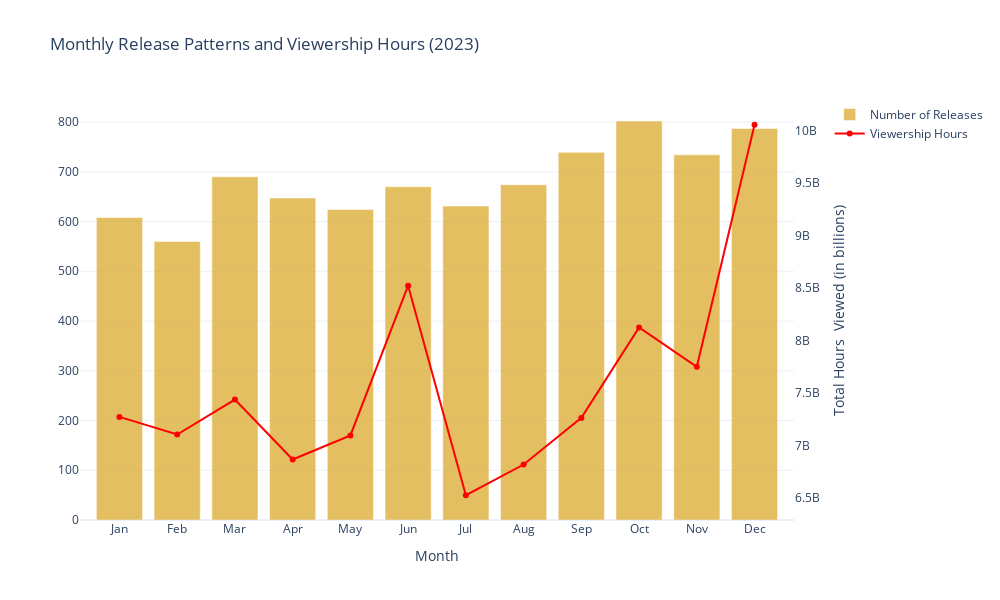

Notebook code cell kept with this figure:
### Markdown cell above
NUMBER OF CONTENT RELEASES AND THEIR VIEWERSHIP HOURS ACROSS MONTHS

### Code cell
monthly_releases = netflix_data['Release Month'].value_counts().sort_index()
monthly_viewership = netflix_data.groupby('Release Month')['Hours Viewed'].sum()

fig = go.Figure()
fig.add_trace(
    go.Bar(
        x=monthly_releases.index,
        y=monthly_releases.values,
        name='Number of Releases',
        marker_color='goldenrod',
        opacity=0.7,
        yaxis='y1'
    )
)
fig.add_trace(
    go.Scatter(
        x=monthly_viewership.index,
        y=monthly_viewership.values,
        name='Viewership Hours',
        mode='lines+markers',
        marker=dict(color='red'),
        line=dict(color='red'),
        yaxis='y2'
    )
)
fig.update_layout(
    title='Monthly Release Patterns and Viewership Hours (2023)',
    xaxis=dict(
        title='Month',
        tickmode='array',
        tickvals=list(range(1, 13)),
        ticktext=['Jan', 'Feb', 'Mar', 'Apr', 'May', 'Jun', 'Jul', 'Aug', 'Sep', 'Oct', 'Nov', 'Dec']
    ),
    yaxis2=dict(
        title='Total Hours Viewed (in billions)',
        overlaying='y',
        side='right',
        showgrid=False
    ),
    legend=dict(
        x=1.05,
        y=1,
        orientation='v',
        xanchor='left'
    ),
    height=600,
    width=1000
)
fig.show()

### Figure 1 — Plotly figure (JSON) as saved in the notebook; plotly's stock layout.template omitted (floating-point values rounded to 4 significant figures)
{"data": [{"marker": {"color": "goldenrod"}, "name": "Number of Releases", "opacity": 0.7, "type": "bar", "x": [1.0, 2.0, 3.0, 4.0, 5.0, 6.0, 7.0, 8.0, 9.0, 10.0, 11.0, 12.0], "y": [608, 560, 690, 647, 624, 670, 631, 674, 739, 802, 734, 787], "yaxis": "y"}, {"line": {"color": "red"}, "marker": {"color": "red"}, "mode": "lines+markers", "name": "Viewership Hours", "type": "scatter", "x": [1.0, 2.0, 3.0, 4.0, 5.0, 6.0, 7.0, 8.0, 9.0, 10.0, 11.0, 12.0], "y": [7272000000.0, 7104000000.0, 7437000000.0, 6866000000.0, 7095000000.0, 8522000000.0, 6525000000.0, 6818000000.0, 7262000000.0, 8123000000.0, 7750000000.0, 10060000000.0], "yaxis": "y2"}], "layout": {"height": 600, "legend": {"orientation": "v", "x": 1.05, "xanchor": "left", "y": 1}, "title": {"text": "Monthly Release Patterns and Viewership Hours (2023)"}, "width": 1000, "xaxis": {"tickmode": "array", "ticktext": ["Jan", "Feb", "Mar", "Apr", "May", "Jun", "Jul", "Aug", "Sep", "Oct", "Nov", "Dec"], "tickvals": [1, 2, 3, 4, 5, 6, 7, 8, 9, 10, 11, 12], "title": {"text": "Month"}}, "yaxis2": {"overlaying": "y", "showgrid": false, "side": "right", "title": {"text": "Total Hours  Viewed (in billions)"}}}}
